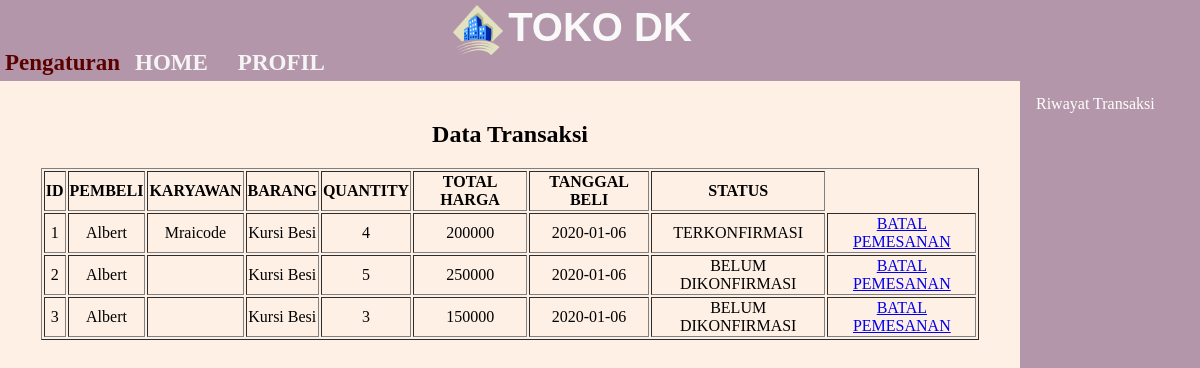
Page /index.php?page=transaksi (signed in) on the committed database.
### tables this page shows
CREATE TABLE IF NOT EXISTS `tb_transaksi` (
  `id` int NOT NULL,
  `id_pembeli` int DEFAULT NULL,
  `id_karyawan` int DEFAULT NULL,
  `id_barang` int DEFAULT NULL,
  `quantity` int DEFAULT NULL,
  `total_harga` int DEFAULT NULL,
  `tgl_beli` date DEFAULT NULL,
  `status` varchar(20) DEFAULT NULL,
  PRIMARY KEY (`id`),
  KEY `id_pembeli` (`id_pembeli`),
  KEY `id_barang` (`id_barang`),
  KEY `id_karyawan` (`id_karyawan`)
);

CREATE TABLE IF NOT EXISTS `tb_pembeli` (
  `id` int NOT NULL,
  `nama` varchar(50) DEFAULT NULL,
  `email` varchar(50) DEFAULT NULL,
  `password` varchar(30) DEFAULT NULL,
  `alamat` varchar(100) DEFAULT NULL,
  `jenkel` enum('L','P') DEFAULT NULL,
  `tgl_gabung` date DEFAULT NULL,
  PRIMARY KEY (`id`)
);

CREATE TABLE IF NOT EXISTS `tb_karyawan` (
  `id` int NOT NULL,
  `nama` varchar(50) DEFAULT NULL,
  `email` varchar(50) DEFAULT NULL,
  `password` varchar(30) DEFAULT NULL,
  `jenkel` enum('L','P') DEFAULT NULL,
  `status` varchar(20) DEFAULT NULL,
  PRIMARY KEY (`id`)
);

CREATE TABLE IF NOT EXISTS `tb_barang` (
  `id` int NOT NULL,
  `id_kategori` int DEFAULT NULL,
  `nama` varchar(50) DEFAULT NULL,
  `harga` int DEFAULT NULL,
  `stok` int DEFAULT NULL,
  `foto` varchar(100) DEFAULT NULL,
  `detail` text,
  PRIMARY KEY (`id`),
  KEY `id_kategori` (`id_kategori`)
);

### transaksi/index.php (the view, shortened to what this page needs)
<?php
if(isset($_GET['action'])){
	$aksi = $_GET['action'];
	switch($aksi){
		case 'tambah':
			include'tambah.php';
		break;
		case 'ubah':
			include'edit.php';
		break;
		case 'hapus':
			include'delete.php';
		break;
		case 'konfirmasi':
			include'konfirmasi.php';
		break;
		default:
			echo "<script>window.location='index.php';</script>";
		break;
	}
}else{
	?>
		<div class="transaksi-data">
			<h2>Data Transaksi</h2>
			<table border="1">
				<tr>
					<th>ID</th>
					<th>Pembeli</th>
					<th>Karyawan</th>
					<th>Barang</th>
					<th>Quantity</th>
					<th>Total Harga</th>
					<th>Tanggal Beli</th>
					<th>Status</th>
				</tr>
				<?php
				if(isset($_SESSION['status'])){
					$query = mysqli_query($konek,"select tb_transaksi.*,tb_pembeli.nama,tb_karyawan.nama,tb_barang.nama from tb_transaksi left join tb_pembeli on id_pembeli=tb_pembeli.id left join tb_karyawan on id_karyawan=tb_karyawan.id left join tb_barang on id_barang=tb_barang.id order by tgl_beli desc");
				}elseif(isset($_SESSION['id'])){
					$idPembeli = $_SESSION['id'];
					$query = mysqli_query($konek,"select tb_transaksi.*,tb_pembeli.nama,tb_karyawan.nama,tb_barang.nama from tb_transaksi left join tb_pembeli on id_pembeli=tb_pembeli.id left join tb_karyawan on id_karyawan=tb_karyawan.id left join tb_barang on id_barang=tb_barang.id where id_pembeli='$idPembeli' order by tgl_beli desc");
				}
				if(mysqli_num_rows($query)==0){
					echo "<tr><td colspan=8>Tidak ada data</td></tr>";
				}else{
					if(isset($_SESSION['status'])){
						while($rs = mysqli_fetch_row($query)){
							if($rs[2]==0){
								$karyawan = "";
							}else{
								$karyawan = $rs[9];
							}
							echo "<tr>
									<td>".$rs[0]."</td>
									<td>".$rs[8]."</td>
									<td>".$karyawan."</td>
									<td>".$rs[10]."</td>
									<td>".$rs[4]."</td>
									<td>".$rs[5]."</td>
									<td>".$rs[6]."</td>
									<td>"?><?php if($rs[7]==0){ echo "<a href='?page=transaksi&action=konfirmasi&id=".$rs[0]."'>KONFIRMASI</a> "; }else if($rs[7]==1){ echo "TERKONFIRMASI"; } ?><?php echo"</td>
									<td><a href='?page=transaksi&action=hapus&id=".$rs[0]."&id_barang=".$rs[3]."&stok=".$rs[4]."'";?>onclick="return confirm('Apakah data ingin di hapus?')"<?php echo ">DELETE</a></td>
								</tr>";
						}
					}elseif(isset($_SESSION['id'])){
						while($rs = mysqli_fetch_row($query)){
							if($rs[2]==0){
								$karyawan = "";
							}else{
								$karyawan = $rs[9];
							}
							echo "<tr>
									<td>".$rs[0]."</td>
									<td>".$rs[8]."</td>
									<td>".$karyawan."</td>
									<td>".$rs[10]."</td>
									<td>".$rs[4]."</td>
									<td>".$rs[5]."</td>
									<td>".$rs[6]."</td>
									<td>"?><?php if($rs[7]==1){ echo "TERKONFIRMASI "; }else if($rs[7]==0){ echo "BELUM DIKONFIRMASI"; } ?><?php echo"</td>
									<td><a href='?page=transaksi&action=hapus&id=".$rs[0]."&id_barang=".$rs[3]."&stok=".$rs[4]."' ";?>onclick="return confirm('Apakah ingin di batal ?')"<?php echo ">BATAL PEMESANAN</a></td>
								</tr>";
						}
					}
				}
				?>
			</table>
		</div>
	<?php
} ?>

### index.php (style rules this page uses)
html, body { background-color: rgba(255,240,230); margin: 0; padding: 0; height: 100%; }
div.transaksi-data table { width: 100%; margin: 2% 0; }
div.transaksi-data table tr:nth-child(1) { text-transform: uppercase; }
div.transaksi-data { text-align: center; padding: 2% 4%; }

### rows in the picture
tb_transaksi: id "1", id_pembeli.nama "Albert", id_karyawan.nama "Mraicode", id_barang.nama "Kursi Besi", quantity "4", total_harga "200000", tgl_beli "2020-01-06", status "TERKONFIRMASI"
tb_transaksi: id "2", id_pembeli.nama "Albert", id_barang.nama "Kursi Besi", quantity "5", total_harga "250000", tgl_beli "2020-01-06", status "BELUM DIKONFIRMASI"
tb_transaksi: id "3", id_pembeli.nama "Albert", id_barang.nama "Kursi Besi", quantity "3", total_harga "150000", tgl_beli "2020-01-06", status "BELUM DIKONFIRMASI"
